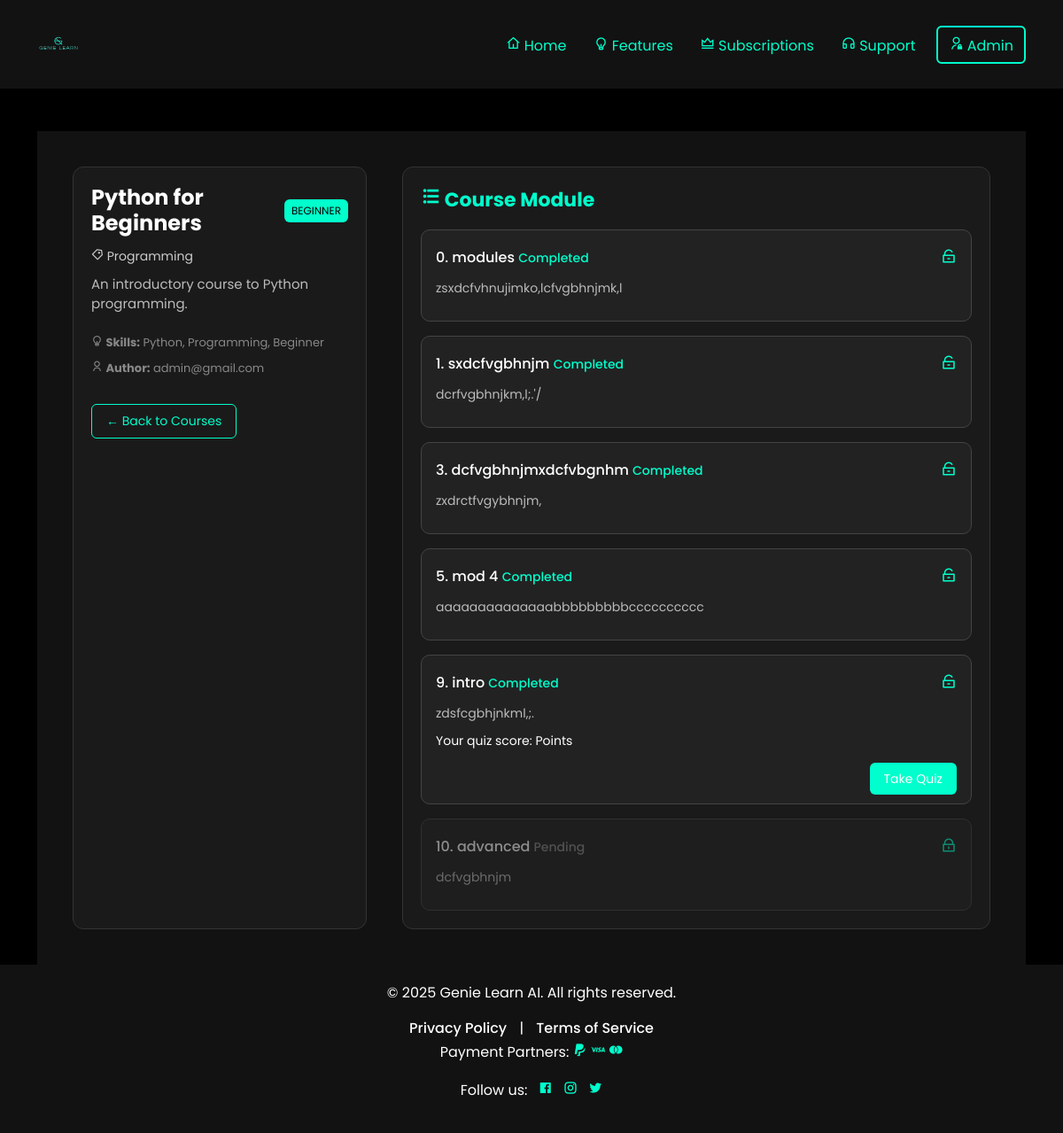
/courses_app/course/1/ (signed in), run on the app's committed database.
### courses_app/models.py (models this page shows, shortened)
class Course(models.Model):
    DIFFICULTY_CHOICES = [
        ('beginner', 'Beginner'),
        ('intermediate', 'Intermediate'),
        ('advanced', 'Advanced'),
    ]
    SUBSCRIPTION_CHOICES = [
    ('FREE', 'Free'),
    ('PRO', 'Pro'),
    ('PREMIUM', 'Premium'),
]
    title = models.CharField(max_length=255)
    description = models.TextField()
    skills = models.TextField(null=True, blank=True)
    author = models.ForeignKey(settings.AUTH_USER_MODEL, on_delete=models.CASCADE, related_name='courses')
    thumbnail = models.ImageField(upload_to='course_thumbnails/', null=True, blank=True)
    difficulty = models.CharField(max_length=20, choices=DIFFICULTY_CHOICES, default='beginner')
    category = models.CharField(max_length=100, null=True, blank=True)
    tags = models.CharField(max_length=255, null=True, blank=True)
    price = models.DecimalField(max_digits=6, decimal_places=2, default=0.00)
    is_published = models.BooleanField(default=False)
    subscription = models.CharField(max_length=20, choices=SUBSCRIPTION_CHOICES, default='FREE')
    created_at = models.DateTimeField(auto_now_add=True)

class Lesson(models.Model):
    course = models.ForeignKey(Course, on_delete=models.CASCADE, related_name='lessons')
    title = models.CharField(max_length=255)
    content = models.TextField(blank=True, null=True)
    video = models.FileField(upload_to='lesson_videos/', null=True, blank=True)
    order = models.PositiveIntegerField(default=0)
    is_finished = models.BooleanField(default=False)

class Enrollment(models.Model):
    user = models.ForeignKey(settings.AUTH_USER_MODEL, on_delete=models.CASCADE)
    course = models.ForeignKey(Course, on_delete=models.CASCADE)
    enrolled_on = models.DateTimeField(auto_now_add=True)
    progress = models.FloatField(default=0.0)
    completed_lessons = models.ManyToManyField('Lesson', blank=True)
    score = models.IntegerField(default=0)
    class Meta:
        unique_together = ('user', 'course')
    def __str__(self):
        return f"{self.user.full_name} - {self.course.title}"

### user_app/models.py (models this page shows)
class User(AbstractBaseUser, PermissionsMixin):
    role = models.CharField(max_length=10, null=True, blank=True)
    email = models.EmailField(unique=True)
    full_name = models.CharField(max_length=30, null=True, blank=True)
    educational_qualification = models.CharField(max_length=50, null=True, blank=True)
    certificates = models.TextField(null=True, blank=True)
    phone = models.CharField(max_length=20, unique=True, null=True, blank=True)
    is_email_verified = models.BooleanField(default=False)
    is_phone_verified = models.BooleanField(default=False)
    location = models.CharField(max_length=50, null=True, blank=True)
    expertise = models.CharField(max_length=50, null=True, blank=True)
    subscriptions_type = models.CharField(max_length=20, null=True, blank=True)
    registration_date = models.DateTimeField(auto_now_add=True, null=True, blank=True)
    last_login = models.DateTimeField(auto_now=True, null=True, blank=True)
    bio = models.TextField(null=True, blank=True)
    date_of_birth = models.DateField(null=True, blank=True)
    address = models.TextField(null=True, blank=True)
    website = models.URLField(null=True, blank=True)
    gender = models.CharField(max_length=20, null=True, blank=True)
    occupation = models.CharField(max_length=20, null=True, blank=True)
    skills = models.TextField(null=True, blank=True)
    sub_category = models.TextField(null=True, blank=True)
    certificate_file = models.FileField(upload_to="certificates/", null=True, blank=True)
    followers_count = models.PositiveIntegerField(default=0)
    following_count = models.PositiveIntegerField(default=0)
    is_active = models.BooleanField(default=True)
    is_staff = models.BooleanField(default=False)
    USERNAME_FIELD = 'email'
    REQUIRED_FIELDS = []
    objects = CustomUserManager()
    def __str__(self):
        return self.email

### courses_app/views.py (the view)
# urls.py: path('course/<int:course_id>/', views.course_detail, name='course_detail'),
def course_detail(request, course_id):
    user=request.user
    course = get_object_or_404(Course, id=course_id)
    enrollment = Enrollment.objects.filter(user=user, course=course).first()
    print(f"Enrollment found: {enrollment}")
    context = {
        'course': course,
        'enrollment': enrollment
    }
    return render(request, "course_detail.html", context)

### courses_app/templates/course_detail.html (shortened to what this page needs)
{% extends 'base.html' %}
{% block content %}
<link href="https://cdn.jsdelivr.net/npm/remixicon@2.5.0/fonts/remixicon.css" rel="stylesheet">
<div style="padding: 40px; background-color: #121212; min-height: 100vh;">
  <div style="display: grid; grid-template-columns: 1fr 2fr; gap: 40px; max-width: 1200px; margin: 0 auto;">
    <div style="background-color: #1a1a1a; border: 1px solid #333; border-radius: 12px; padding: 20px; position: relative;">
      <div style="display: flex; justify-content: space-between; align-items: center; margin-bottom: 10px;">
        <h3 style="font-size: 24px; font-weight: bold; margin: 0; color: #fff;">{{ course.title }}</h3>
        <span style="font-size: 12px; text-transform: uppercase; padding: 4px 8px; border-radius: 6px; background-color: #00ffcc; color: #000;">
          {{ course.difficulty }}
        </span>
      </div>
      <p style="font-size: 14px; color: #ccc; margin-bottom: 10px;">
        <i class="ri-price-tag-3-line" aria-label="Category"></i> {{ course.category }}
      </p>
      <p style="font-size: 15px; color: #bbb; margin-bottom: 20px;">{{ course.description }}</p>
      <p style="font-size: 13px; color: #888; margin-bottom: 8px;">
        <i class="ri-lightbulb-line" aria-label="Skills"></i> <strong>Skills:</strong> {{ course.skills }}
      </p>
      <p style="font-size: 13px; color: #888; margin-bottom: 20px;">
        <i class="ri-user-line" aria-label="Author"></i> <strong>Author:</strong> {{ course.author }}
      </p>
      <div style="display: flex; justify-content: space-between; align-items: center; margin-top: 30px;">
        <a href="{% url 'courses_app:courses' %}"
           style="padding: 8px 16px; font-size: 14px; color: #00ffcc; border: 1px solid #00ffcc; border-radius: 6px; text-decoration: none;"
           onmouseover="this.style.background='#00ffcc'; this.style.color='#000';"
           onmouseout="this.style.background='transparent'; this.style.color='#00ffcc';">
          ← Back to Courses
        </a>
      </div>
    </div>
    <div style="background-color: #1a1a1a; border: 1px solid #333; border-radius: 12px; padding: 20px;">
      <h3 style="font-size: 22px; font-weight: bold; color: #00ffcc; margin-bottom: 20px;">
        <i class="ri-list-unordered" aria-label="Modules"></i> Course Module
      </h3>
      {% if course.lessons.all %}
        <div style="display: flex; flex-direction: column; gap: 16px;">
          {% for lesson in course.lessons.all|dictsort:"order" %}
            <div style="background-color: #222; padding: 16px; border-radius: 10px; border: 1px solid #444; position: relative; opacity: {% if lesson in enrollment.completed_lessons.all %}1{% else %}0.5{% endif %};">
              <div style="display: flex; justify-content: space-between; align-items: center;">
                <h4 style="color: #fff; font-size: 16px; margin: 0;">
                  {{ lesson.order }}. {{ lesson.title }}
                  <span style="font-size: 14px; color: {% if lesson in enrollment.completed_lessons.all %}#00ffcc{% else %}#888{% endif %};">
                    {% if lesson in enrollment.completed_lessons.all %}Completed{% else %}Pending{% endif %}
                  </span>
                </h4>
                <a href="{% url 'courses_app:enroll_in_course' lesson.id %}" style="color: #00ffcc; font-size: 18px; text-decoration: none;">
                  <i class="{% if lesson in enrollment.completed_lessons.all %}ri-lock-unlock-line{% else %}ri-lock-line{% endif %}" aria-label="Lesson Lock Status"></i>
                </a>
              </div>
              {% if lesson.content %}
                <p style="color: #bbb; font-size: 14px; margin: 10px 0;">{{ lesson.content|truncatewords:20 }}</p>
              {% endif %}
              {% if lesson.quiz %}
                <p style="color: #fff; font-size: 14px; margin-top: 10px;">
                  Your quiz score: {{ lesson.quiz.score }} Points
                </p>
                <div style="text-align: right; margin-top: 20px;">
                  <a href="{% url 'courses_app:quiz' lesson.id %}" style="padding: 8px 16px; font-size: 14px; color: #fff; background-color: #00ffcc; border-radius: 6px; text-decoration: none;">
                    Take Quiz
                  </a>
                </div>
              {% endif %}
            </div>
          {% endfor %}
        </div>
      {% else %}
        <p style="color: #999;">No modules available for this course.</p>
      {% endif %}
    </div>
  </div>
</div>
{% endblock %}

### templates/base.html (style rules this page uses)
body { background-color: black; color: white; font-family: 'Poppins', sans-serif; margin:0px; padding:0px; }

### data on the page
Course: title "Python for Beginners", difficulty "BEGINNER", category "Programming", description "An introductory course to Python programming.", skills "Python, Programming, Beginner", author "admin@gmail.com"
Lesson: order "0", title "modules", shows "Completed", content "zsxdcfvhnujimko,lcfvgbhnjmk,l"
Lesson: order "1", title "sxdcfvgbhnjm", shows "Completed", content "dcrfvgbhnjkm,l;.'/"
Lesson: order "3", title "dcfvgbhnjmxdcfvbgnhm", shows "Completed", content "zxdrctfvgybhnjm,"
Lesson: order "5", title "mod 4", shows "Completed", content "aaaaaaaaaaaaaabbbbbbbbbcccccccccc"
Lesson: order "9", title "intro", shows "Completed", content "zdsfcgbhjnkml,;."
Lesson: order "10", title "advanced", shows "Pending", content "dcfvgbhnjm"
